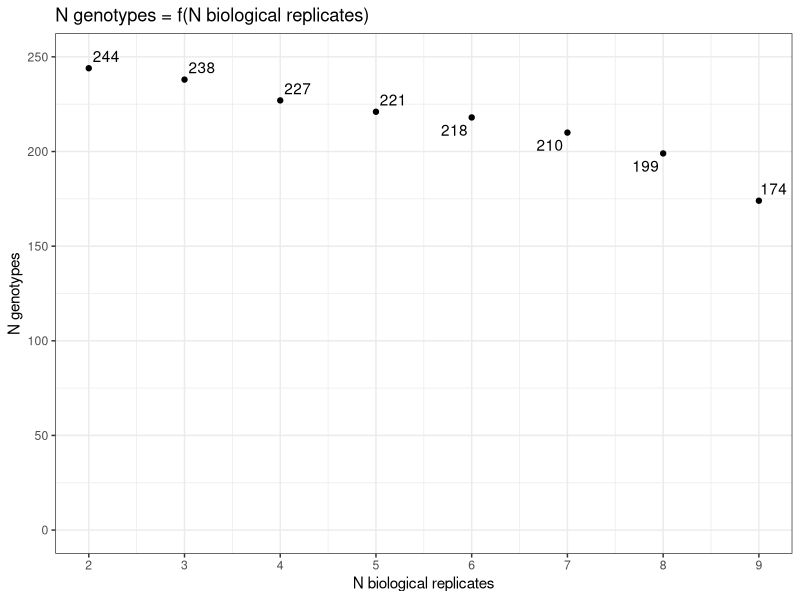
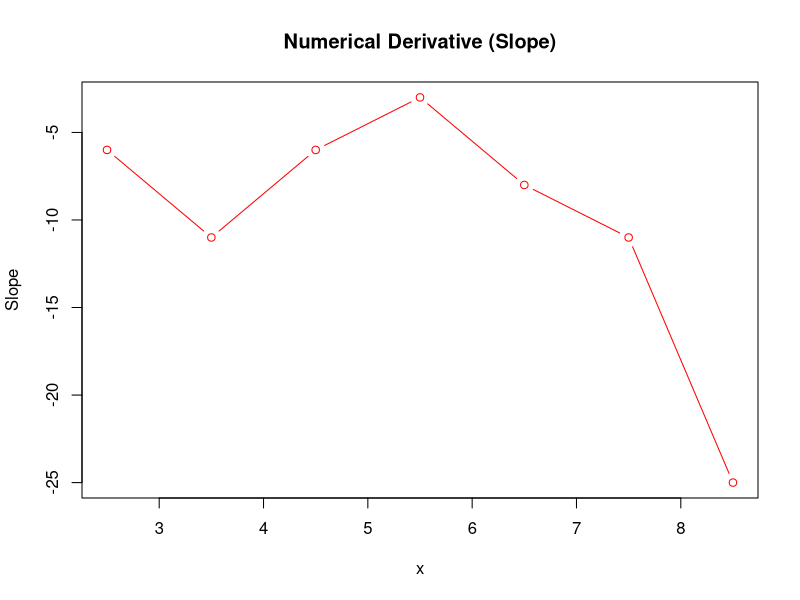
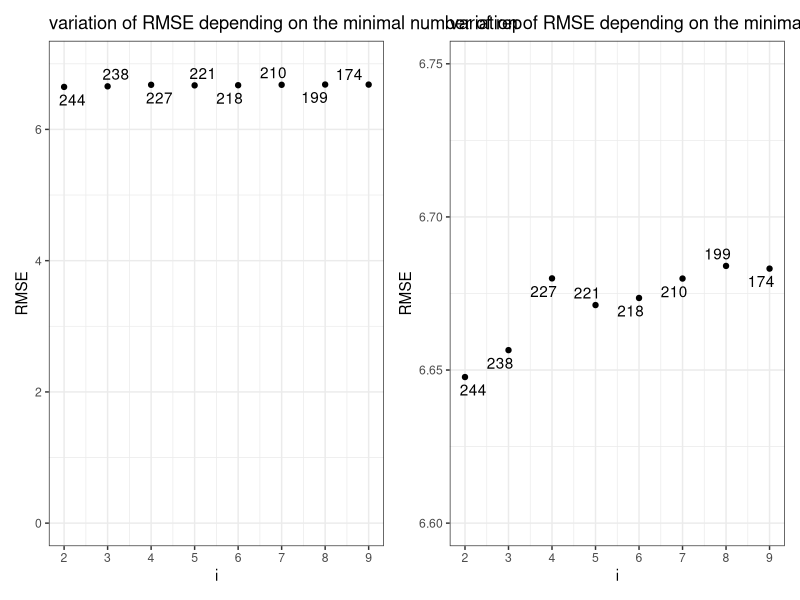
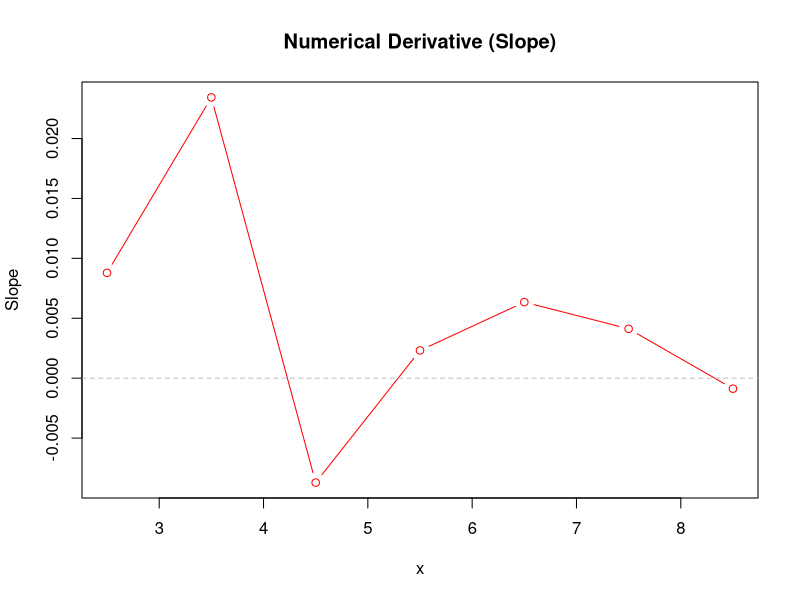
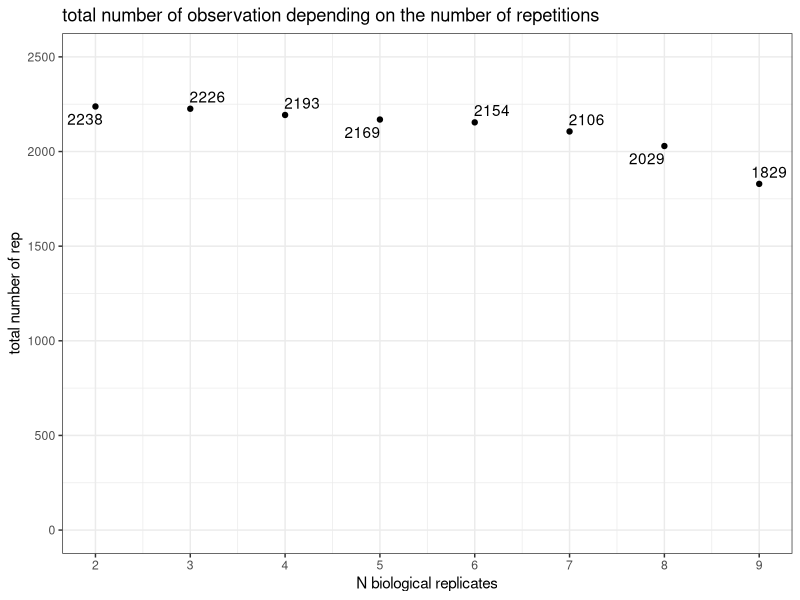
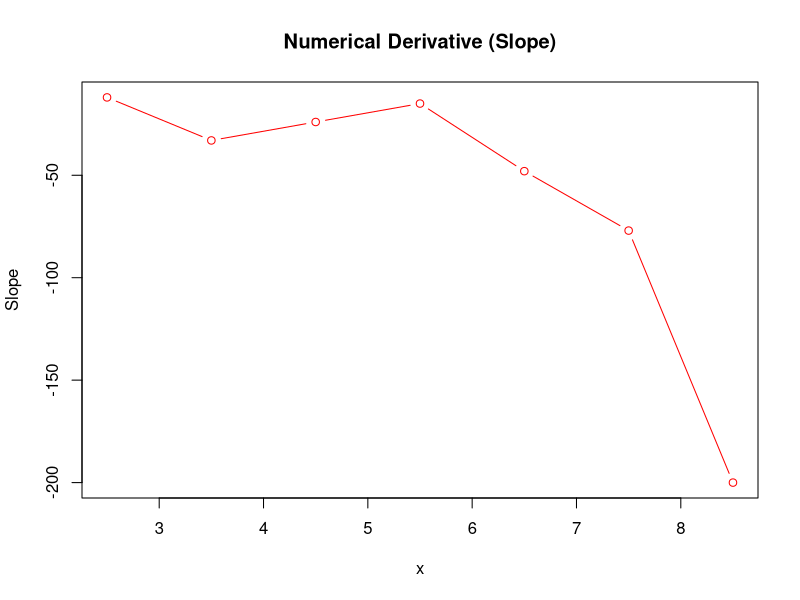
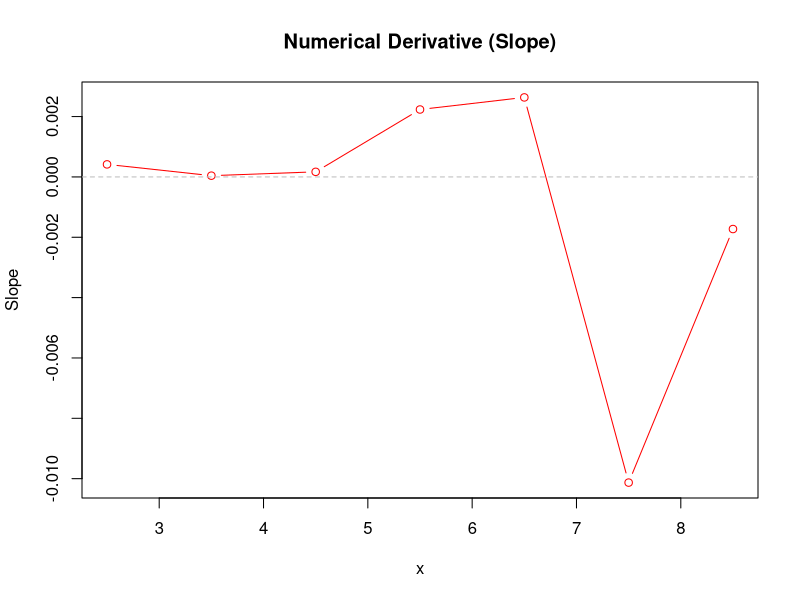
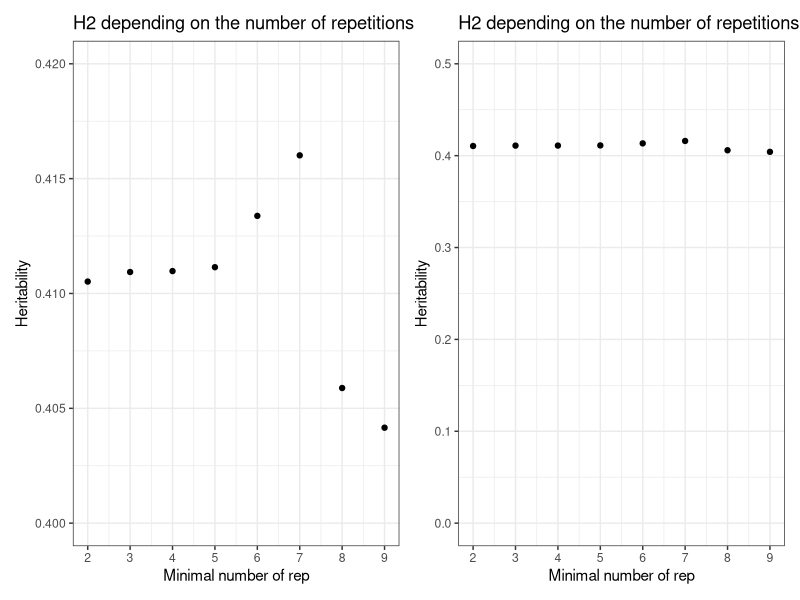

Source code (R) for these figures, in order:
## ---- chunk 1
#| echo: false
#| warning: false

suppressPackageStartupMessages(library("tidyverse"))
suppressPackageStartupMessages(library("lme4"))
suppressPackageStartupMessages(library("Hmisc"))
suppressPackageStartupMessages(library("corrplot"))
suppressPackageStartupMessages(library("emmeans"))
suppressPackageStartupMessages(library("patchwork"))
suppressPackageStartupMessages(library("ggplot2"))
suppressPackageStartupMessages(library("dplyr"))


## ---- chunk 2
data250_apisum_00 <- read.csv("../../../../../../01.data/2023_screen_specifics_251genotypes/01.acyrthosiphon_pisum_P123amp_on_faba_collection/acyrthospipon_pisum_fecundity_on_faba_collection.csv", stringsAsFactors = FALSE, sep = ",") %>%  
  mutate(ivip = as.factor(ivip)) %>% 
  mutate(session = as.factor(session)) 



data250_apisum_01 <- data250_apisum_00 %>% filter(!is.na(larvae_total_number))
data250_apisum_01$ivip <- droplevels(data250_apisum_01$ivip)

data250_apisum_02<- data250_apisum_01 %>% filter(adult_alive != "0") #remove if no adult
data250_apisum_02$ivip <- droplevels(data250_apisum_02$ivip)

data250_apisum_02$ivip <-as.factor(data250_apisum_02$ivip)


## ---- chunk 3
analyze_filtered_data <- function(data, i, filter_name) {
  data <- data %>%
    group_by(ivip) %>%
    filter(n() >= i) %>%
    ungroup() %>%
    droplevels()

  if (nrow(data) < 5 || nlevels(data$ivip) < 2) {
    return(NULL)  # skip iterations with too little data
  }

  NGEN <- nlevels(data$ivip)
  n_after <- nrow(data)

  # Fit the model
  mod <- lmer(larvae_total_number ~ ivip + (1|session/block), data = data)
  residuals_values <- residuals(mod)
  RMSE <- sqrt(mean(residuals_values^2))
  shapiro_res <- shapiro.test(residuals_values)$p.value
  shapiro <- shapiro.test(data$larvae_total_number)$p.value

  # Heritability model
  mod_h2 <- lmer(larvae_total_number ~ (1 | ivip) + (1 | session), data = data)
  estimates <- as.data.frame(VarCorr(mod_h2))
  genetic_variance <- estimates$vcov[1]
  residual_variance <- estimates$vcov[3]
  nbE <- nlevels(data$session)
  H2 <- genetic_variance / (genetic_variance + (residual_variance / nbE))

  return(data.frame(
    filter = filter_name, i = i, RMSE = RMSE, n_after = n_after,
    H2 = H2, shapiro = shapiro, shapiro_res = shapiro_res, NGEN = NGEN
  ))
}
## ---- chunk 4

# Initialize an empty data frame to store results
results <- data.frame(x = numeric(0), i = numeric(0), RMSE = numeric(0), 
                       n_after = numeric(0), H2=numeric(0),shapiro=numeric(0),shapiro_res=numeric(0),NGEN=numeric(0), stringsAsFactors = FALSE)


###filter based on IQR
    # Calculate IQR and bounds for outlier removal
    IQR_value <- IQR(data250_apisum_02$larvae_total_number)
    lower_bound <- quantile(data250_apisum_02$larvae_total_number, 0.25) - 1.5 * IQR_value
    upper_bound <- quantile(data250_apisum_02$larvae_total_number, 0.75) + 1.5 * IQR_value
    filter ="IQR"
    # Filter out outliers
    data_iqr <- data250_apisum_02[data250_apisum_02$larvae_total_number >= lower_bound & data250_apisum_02$larvae_total_number <= upper_bound, ]
    

for (i in 2:9) {
  res <- analyze_filtered_data(data_iqr, i, filter_name = "IQR")
  if (!is.null(res)) results <- rbind(results, res)
}

for (i in 2:9) {
  res <- analyze_filtered_data(data250_apisum_02, i, filter_name = "no_filter")
  if (!is.null(res)) results <- rbind(results, res)
    }
    
data_manual<- data250_apisum_02 %>% filter(larvae_total_number != "0") 

for (i in 2:9) {
  res <- analyze_filtered_data(data_manual, i, filter_name = "Manual_filter")
  if (!is.null(res)) results <- rbind(results, res)
}

print(results)
## ---- chunk 5
iqr_results <- results %>% filter(filter == "IQR")
## ---- chunk 6

ggplot(iqr_results, aes(x = i, y = NGEN)) +
  geom_point() +
  scale_x_continuous(breaks=seq(1,13,1)) +
  scale_y_continuous(limits = c(0,250)) +
  theme_bw() +
  ggrepel::geom_text_repel(aes(label = NGEN), arrow = T) +
  labs(x = "N biological replicates", y = "N genotypes") +
  ggtitle("N genotypes = f(N biological replicates)")

y<-as.vector(iqr_results$NGEN)
x<-as.vector(iqr_results$i)

# Compute slope (finite differences)
slope <- diff(y) / diff(x)

# To align slopes with x-values, use midpoints
x_mid <- (x[-1] + x[-length(x)]) / 2

# Plot slope (derivative)
plot(x_mid, slope, type = "b", col = "red", main = "Numerical Derivative (Slope)",
     ylab = "Slope", xlab = "x")
abline(h = 0, col = "gray", lty = 2)  # reference line for zero slope



## ---- chunk 7

away <- ggplot(iqr_results, aes(x = i, y = RMSE)) +
  geom_point() +
  scale_x_continuous(breaks=seq(1,13,1)) +
  scale_y_continuous(limits = c(0,7)) +
  theme_bw() +
  ggrepel::geom_text_repel(aes(label = NGEN), arrow = T) +
  labs(x = "i", y = "RMSE") +
  ggtitle("variation of RMSE depending on the minimal number of rep")

close<- ggplot(iqr_results, aes(x = i, y = RMSE)) +
  geom_point() +
  scale_x_continuous(breaks=seq(1,13,1)) +
  scale_y_continuous(limits = c(6.6,6.75)) +
  theme_bw() +
  ggrepel::geom_text_repel(aes(label = NGEN), arrow = T) +
  labs(x = "i", y = "RMSE") +
  ggtitle("variation of RMSE depending on the minimal number of rep")

away+close

y<-as.vector(iqr_results$RMSE)
x<-as.vector(iqr_results$i)

# Compute slope (finite differences)
slope <- diff(y) / diff(x)

# To align slopes with x-values, use midpoints
x_mid <- (x[-1] + x[-length(x)]) / 2

# Plot slope (derivative)
plot(x_mid, slope, type = "b", col = "red", main = "Numerical Derivative (Slope)",
     ylab = "Slope", xlab = "x")
abline(h = 0, col = "gray", lty = 2)  # reference line for zero slope


## ---- chunk 8
ggplot(iqr_results, aes(x = i, y = n_after)) +
  geom_point() +
  scale_x_continuous(breaks=seq(1,13,1)) +
  scale_y_continuous(limits = c(0,2500)) +
  theme_bw() +
  ggrepel::geom_text_repel(aes(label = n_after), arrow = T) +
  labs(x = "N biological replicates", y = "total number of rep") +
  ggtitle("total number of observation depending on the number of repetitions")

y<-as.vector(iqr_results$n_after)
x<-as.vector(iqr_results$i)

# Compute slope (finite differences)
slope <- diff(y) / diff(x)

# To align slopes with x-values, use midpoints
x_mid <- (x[-1] + x[-length(x)]) / 2

# Plot slope (derivative)
plot(x_mid, slope, type = "b", col = "red", main = "Numerical Derivative (Slope)",
     ylab = "Slope", xlab = "x")
abline(h = 0, col = "gray", lty = 2)  # reference line for zero slope

## ---- chunk 9
close<-ggplot(iqr_results, aes(x = i, y = H2)) +
  geom_point() +
  scale_x_continuous(breaks = seq(1, 13, 1)) +
  scale_y_continuous(limits = c(0.4, 0.42)) +
  theme_bw() +
  labs(
    x = "Minimal number of rep",
    y = "Heritability"
  ) +
  ggtitle("H2 depending on the number of repetitions")

away<-ggplot(iqr_results, aes(x = i, y = H2)) +
  geom_point() +
  scale_x_continuous(breaks = seq(1, 13, 1)) +
  scale_y_continuous(limits = c(0, 0.5)) +
  theme_bw() +
  labs(
    x = "Minimal number of rep",
    y = "Heritability"
  ) +
  ggtitle("H2 depending on the number of repetitions")

y<-as.vector(iqr_results$H2)
x<-as.vector(iqr_results$i)

# Compute slope (finite differences)
slope <- diff(y) / diff(x)

# To align slopes with x-values, use midpoints
x_mid <- (x[-1] + x[-length(x)]) / 2

# Plot slope (derivative)
plot(x_mid, slope, type = "b", col = "red", main = "Numerical Derivative (Slope)",
     ylab = "Slope", xlab = "x")
abline(h = 0, col = "gray", lty = 2)  # reference line for zero slope

close + away
